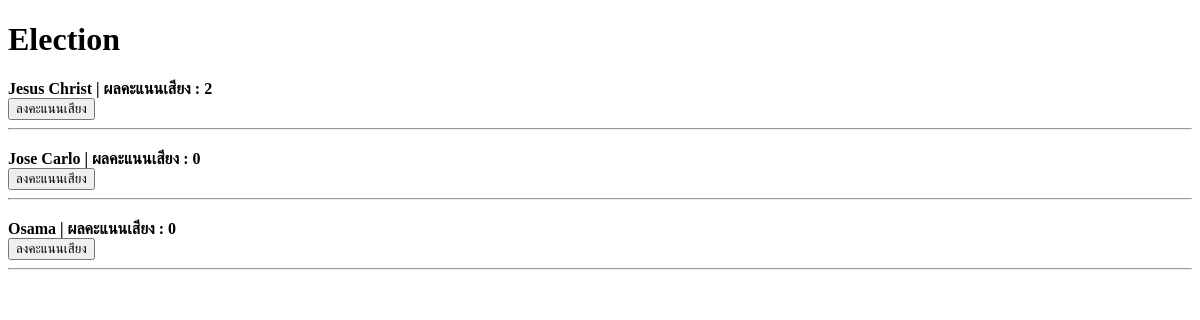
Before: /home/ (signed in) with the older database file.
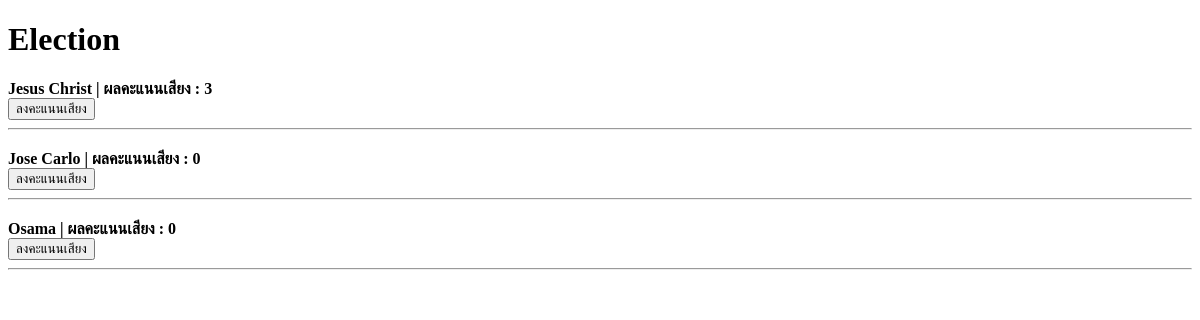
After: the same page with the newer database file.
### election/models.py (models this page shows, shortened)
class Candidate(models.Model):
    name = models.CharField(max_length=100)
    votes = models.IntegerField(default=0)

### election/views.py (the view)
# urls.py: path('home/', views.home, name='home'),        # หน้าโหวต
def home(request):
    voter_id = request.session.get('voter_id')
    if not voter_id:
        return redirect('election:login')
    candidates = Candidate.objects.all().order_by('-votes')
    return render(request, 'home.html', {
        'candidates': candidates,
        'voter_id': voter_id
    })

### election/templates/home.html (shortened to what this page needs)
<!DOCTYPE html>
<html lang="en">
<head>
</head>
<body>
    <h1>Election</h1>
    {% for candidate in candidates %}
    <div>
        <strong>{{ candidate.name }} | ผลคะแนนเสียง :  {{ candidate.votes }}</strong><br>
        <form action="{% url 'election:vote' candidate.id %}" method="post" style="display: inline;">
            <button type="submit">ลงคะแนนเสียง</button>
        </form>
    </div>
    <hr style="margin-bottom: 20px;">
    {% endfor %}
</body>
</html>

Changed rows visible on the page:
changed Candidate "Jesus Christ": votes "2" → "3"
